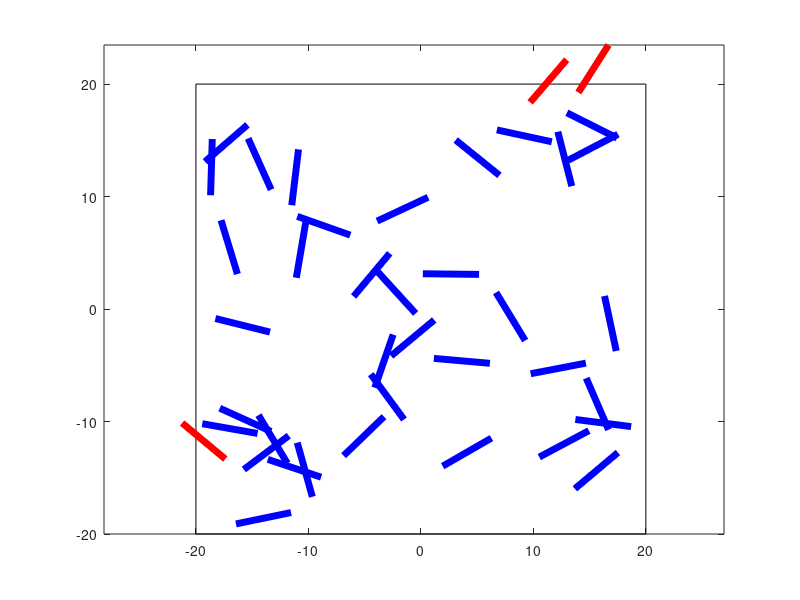

Source code (MATLAB):
%function [dist] = mbr_cell_distribution(corners,numcell,varargin)

%MRB_CELL_DISTRIBUTION randomly determines the position of NUMCELL on and
%mbr of shape defined by corners.
%
% INPUTS: 
% CORNERS: [X0 Y0;X1 Y1; ... ;Xn Yn] (size: nx2)
% Shape of MBR is defined by lines connecting successive corners of the
% MBR, if the first and last point of the input corners are not the same,
% it is assumed that the shape closes by joining the final and first
% coordinate.  (in um)
%
% NUMCELLS: scalar describing how many cells are on the MBR.
%
% VARARGINS: 
% CELLLENGTH: length of cell in um.  Default cell length 5um.

% divide MBR into rectangles based on corners

% number of variable inputs
% nargin;
% if nargin > 0
%     celllength = varargin{1};
% else
%     celllength = 5;
% end

corners = zeros(5,2);
corners(:,1) = [-20 -20 20 20 -20];
corners(:,2) = [-20 20 20 -20 -20];

numcell = 40;

celllength = 5;

% initialize matrix to store posn of cells
dist = zeros(numcell,3);

% check for corners and make sure shape closes
if corners(end,:) ~= corners(1,:)
    corners = [corners;corners(end,:)];
end

i = 0;
while i < numcell
    % randomly place a cell
    posnTemp = rand(1,3).*[40,40,360] - [20,20,0];
    
    % check for intersections
    
    
    % store cell data
    dist(i+1,:) = posnTemp;
    
    % iterate counter
    i = i+1;
    fprintf('%d cells placed\n',i) 
end

% plot distribution
% determine edge bacteria for a 40um-square
edgecell = zeros(1,numcell); % store 1 if edge bacterium 

% compute location of flagellum
cellangle = dist(:,3);
dbac = celllength*[cosd(cellangle) sind(cellangle)];

bacHead = dist(:,1:2); 
bacTail = bacHead - dbac;

edgecell = max(abs(bacTail),[],2)>20; % setup for 40x40 sq mbr

figure
title('MBR cell distribution')
plot(corners(:,1),corners(:,2),'-k')
for cell = 1:numcell
    hold on
     % determine if it is in the MBR
    hold on
    bacX = [bacHead(cell,1);bacTail(cell,1)];
    bacY = [bacHead(cell,2);bacTail(cell,2)];
    hold on
    if edgecell(cell)
       % OVER EDGE IN RED
        cellplot(cell) = plot(bacX,bacY,'-r','LineWidth',5);
    else
       cellplot(cell) = plot(bacX,bacY,'-b','LineWidth',5);
    end
    
end
axis equal
